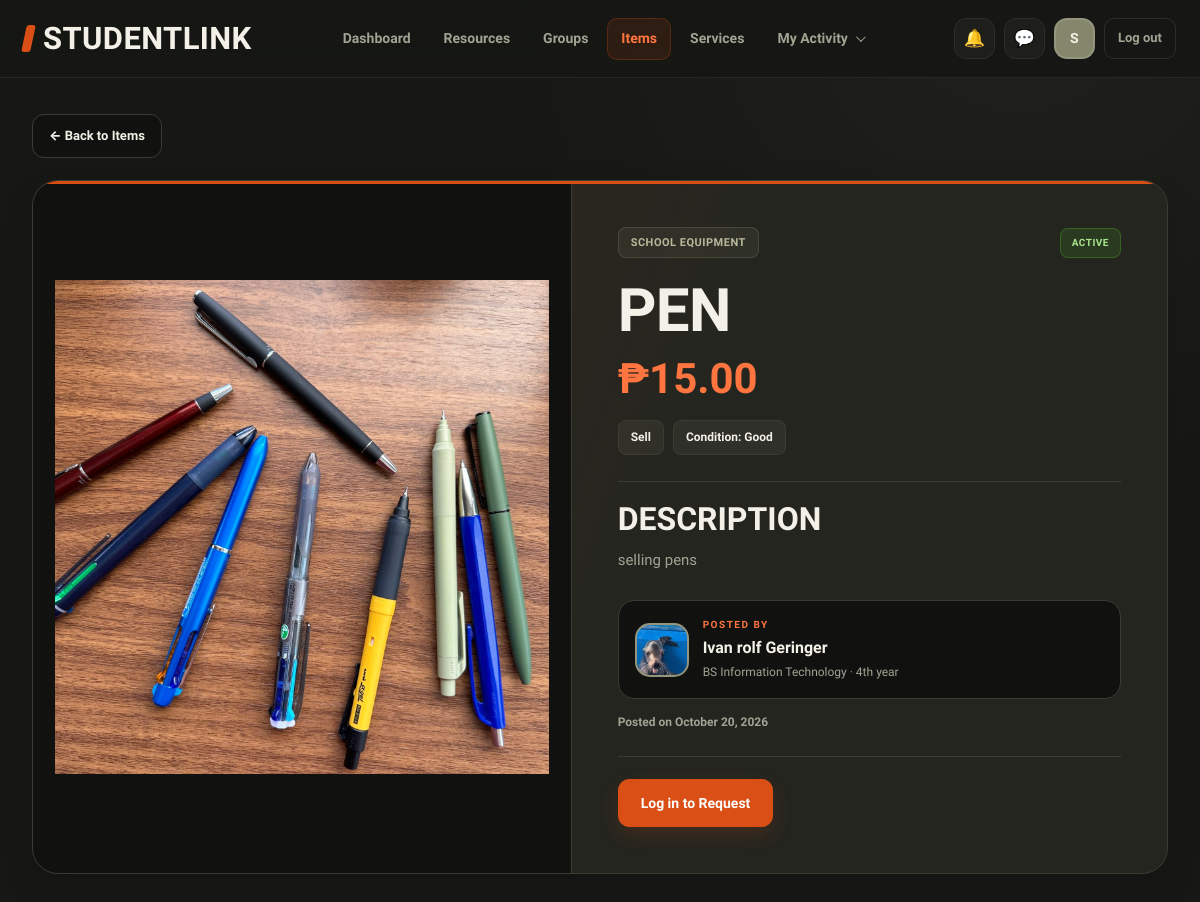
Before: /item-view.php?id=2 with the older database file.
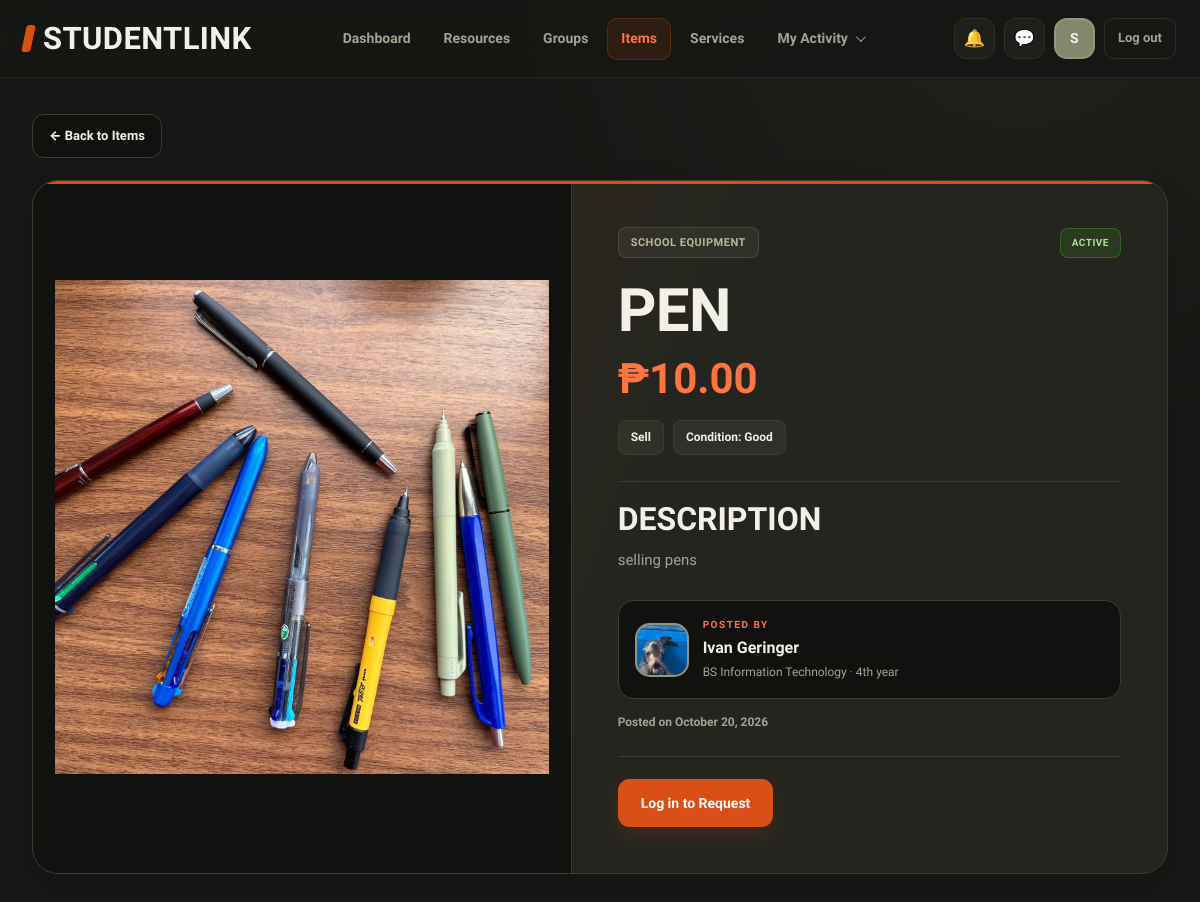
After: the same page with the newer database file.
### tables this page shows
CREATE TABLE `items` (
  `id` int(10) UNSIGNED NOT NULL,
  `user_id` int(10) UNSIGNED NOT NULL,
  `category_id` int(10) UNSIGNED NOT NULL,
  `name` varchar(120) NOT NULL,
  `transaction_type` enum('Borrow','Lend','Sell') NOT NULL,
  `item_condition` enum('New','Good','Used') NOT NULL DEFAULT 'Good',
  `price` decimal(10,2) NOT NULL DEFAULT 0.00,
  `description` text DEFAULT NULL,
  `image_path` varchar(255) DEFAULT NULL,
  `status` enum('Active','Removed') NOT NULL DEFAULT 'Active',
  `created_at` timestamp NOT NULL DEFAULT current_timestamp()
);

CREATE TABLE `users` (
  `id` int(10) UNSIGNED NOT NULL,
  `full_name` varchar(100) NOT NULL,
  `email` varchar(150) NOT NULL,
  `password_hash` varchar(255) DEFAULT NULL,
  `google_id` varchar(64) DEFAULT NULL,
  `course` varchar(50) DEFAULT NULL,
  `year_level` varchar(20) DEFAULT NULL,
  `about` text DEFAULT NULL,
  `skills` varchar(255) DEFAULT NULL,
  `photo_path` varchar(255) DEFAULT NULL,
  `role` enum('student','admin') NOT NULL DEFAULT 'student',
  `status` enum('Active','Suspended') NOT NULL DEFAULT 'Active',
  `created_at` timestamp NOT NULL DEFAULT current_timestamp()
);

CREATE TABLE `categories` (
  `id` int(10) UNSIGNED NOT NULL,
  `kind` enum('item','service') NOT NULL,
  `name` varchar(80) NOT NULL
);

### includes/functions.php (called while the page is built, shortened)
<?php
function e($v) {
    return htmlspecialchars((string) $v, ENT_QUOTES, 'UTF-8');
}

### item-view.php (the view, shortened to what the changed rows need)
<?php
require_once __DIR__ . '/db_connect.php';
require_once __DIR__ . '/includes/functions.php';
$currentUserId = (int) ($_SESSION['user_id'] ?? 0);
$itemId = filter_input(INPUT_GET, 'id', FILTER_VALIDATE_INT);
$item = null;
$errorMessage = '';
$csrfToken = $_SESSION['csrf_token'] ?? '';
if ($csrfToken === '') {
    $csrfToken = $_SESSION['csrf_token'];
}
if (!$itemId || $itemId < 1) {
    $errorMessage = 'Invalid item selected.';
} else {
    $sql = "
        SELECT
            i.id,
            i.user_id,
            i.name,
            i.description,
            i.transaction_type,
            i.item_condition,
            i.price,
            i.image_path,
            i.status,
            i.created_at,
            c.name AS category,
            u.full_name AS owner_name,
            u.course,
            u.year_level,
            u.photo_path AS owner_photo
        FROM items i
        INNER JOIN categories c ON c.id = i.category_id
        INNER JOIN users u ON u.id = i.user_id
        WHERE i.id = ?
          AND c.kind = 'item'
        LIMIT 1
    ";
    $stmt = $conn->prepare($sql);
    if ($stmt) {
        $stmt->bind_param('i', $itemId);
        $stmt->execute();
        $result = $stmt->get_result();
        $item = $result->fetch_assoc();
    } else {
        error_log('Item view query failed: ' . $conn->error);
        $errorMessage = 'Something went wrong while loading this item.';
    }
}
$isOwner = (
    $item !== null &&
    $currentUserId > 0 &&
    $currentUserId === (int) $item['user_id']
);
$transaction = $item['transaction_type'] ?? '';
$price = (float) ($item['price'] ?? 0);
include __DIR__ . '/includes/header.php';
?>
<main class="wrap item-view-page">
    <?php if ($errorMessage !== ''): ?>
        <section class="item-message">
            <h1>Item unavailable</h1>
            <p><?= e($errorMessage) ?></p>
            <a class="btn btn-primary" href="items.php">
                Browse Items
            </a>
        </section>
    <?php else: ?>
        <section class="item-detail-card">
            <div class="item-detail-image">
                <?php if (!empty($item['image_path'])): ?>
                    <img
                        src="<?= e($item['image_path']) ?>"
                        alt="<?= e($item['name']) ?>"
                    >
                <?php endif; ?>
            </div>
            <div class="item-detail-content">
                <div class="item-detail-top">
                    <span class="item-category">
                        <?= e($item['category']) ?>
                    </span>
                    <span class="item-status <?= $item['status'] === 'Active' ? 'status-active' : 'status-removed' ?>">
                        <?= e($item['status']) ?>
                    </span>
                </div>
                <h1><?= e($item['name']) ?></h1>
                <p class="item-price">
                    <?php if ($transaction === 'Sell'): ?>
                        ₱<?= number_format($price, 2) ?>
                    <?php elseif ($transaction === 'Borrow'): ?>
                        For Borrowing
                    <?php elseif ($transaction === 'Lend'): ?>
                        Available to Lend
                    <?php else: ?>
                        Contact the owner
                    <?php endif; ?>
                </p>
                <div class="item-detail-tags">
                    <span class="item-tag">
                        <?= e($transaction) ?>
                    </span>
                    <span class="item-tag">
                        Condition: <?= e($item['item_condition']) ?>
                    </span>
                </div>
                <div class="item-description">
                    <h2>Description</h2>
                    <?php if (!empty($item['description'])): ?>
                        <p><?= nl2br(e($item['description'])) ?></p>
                    <?php else: ?>
                        <p class="muted-text">
                            No description was provided for this item.
                        </p>
                    <?php endif; ?>
                </div>
                <div class="item-owner">
                    <div class="owner-avatar">
                        <?php if (!empty($item['owner_photo'])): ?>
                            <img
                                src="<?= e($item['owner_photo']) ?>"
                                alt="<?= e($item['owner_name']) ?>"
                            >
                        <?php else: ?>
                            <span>
                                <?= e(strtoupper(substr($item['owner_name'], 0, 1))) ?>
                            </span>
                        <?php endif; ?>
                    </div>
                    <div class="owner-info">
                        <span class="owner-label">Posted by</span>
                        <strong><?= e($item['owner_name']) ?></strong>
                        <?php if (!empty($item['course']) || !empty($item['year_level'])): ?>
                            <small>
                                <?= e(implode(' · ', array_filter([
                                    $item['course'] ?? '',
                                    $item['year_level'] ?? ''
                                ]))) ?>
                            </small>
                        <?php endif; ?>
                    </div>
                </div>
                <p class="item-date">
                    Posted on
                    <?= e(date('F j, Y', strtotime($item['created_at']))) ?>
                </p>
                <?php if ($isOwner): ?>
                    <div class="item-view-owner-actions">
                        <span class="owner-note">You posted this item.</span>
                        <div class="item-view-buttons">
                            <?php if ($item['status'] === 'Active'): ?>
                                <a
                                    class="btn btn-primary"
                                    href="item-edit.php?id=<?= (int) $item['id'] ?>"
                                >
                                    Edit Item
                                </a>
                                <form
                                    action="item-delete.php"
                                    method="post"
                                    onsubmit="return confirm('Are you sure you want to remove this item?');"
                                >
                                    <input
                                        type="hidden"
                                        name="item_id"
                                        value="<?= (int) $item['id'] ?>"
                                    >
                                    <input
                                        type="hidden"
                                        name="csrf_token"
                                        value="<?= e($csrfToken) ?>"
                                    >
                                    <button class="btn btn-danger" type="submit">
                                        Delete Item
                                    </button>
                                </form>
                            <?php else: ?>
                                <p class="muted-text">
                                    This item has been removed and is no longer visible to other users.
                                </p>
                            <?php endif; ?>
                        </div>
                    </div>
                <?php elseif ($item['status'] === 'Active'): ?>
                    <div class="item-view-actions">
                        <?php if ($currentUserId < 1): ?>
                            <a class="btn btn-primary" href="login.php">
                                Log in to Request
                            </a>
                        <?php endif; ?>
                    </div>
                <?php endif; ?>
            </div>
        </section>
    <?php endif; ?>
</main>

Changed rows visible on the page:
changed items "PEN": price "15.00" → "10.00"; user.full_name "Ivan rolf Geringer" → "Ivan Geringer"
